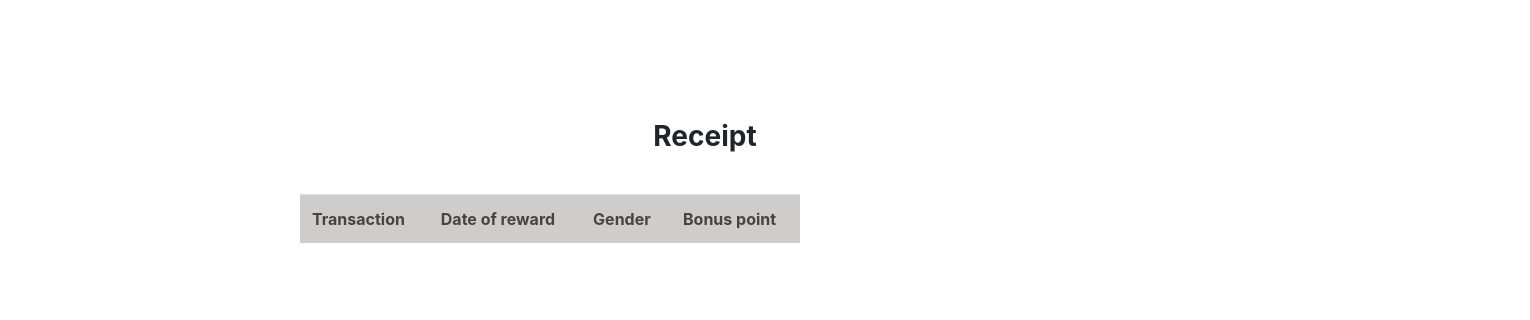
Page /wallet/rewards/ on the earlier database version.
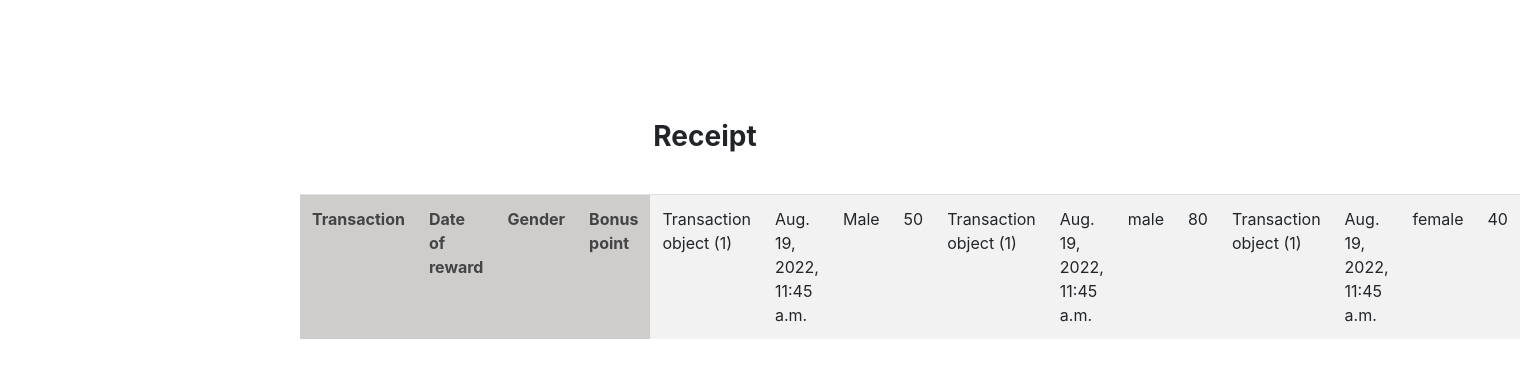
Same page on the later database version.
### wallet/models.py (models this page shows)
class Reward(models.Model):
    transaction = models.ForeignKey(Transaction, on_delete=models.CASCADE)
    date_of_reward = models.DateTimeField(default=datetime.now)
    customer_id =models.IntegerField(null=True)
    gender=models.CharField(max_length=7,null=True)
    bonus_points=models.IntegerField(null=True)

class Transaction(models.Model):
    transaction_amount = models.IntegerField(null=True)
    date_time = models.DateTimeField(default=datetime.now,null=True)
    transaction_charge = models.IntegerField(null=True)
    wallet_one = models.ForeignKey("Wallet",on_delete= models.CASCADE,related_name="Transaction_wallet",null=True)
    destination_account = models.ForeignKey( Account,on_delete=models.CASCADE,related_name='account_a',null=True)
    origin_account =models.ForeignKey(Account, on_delete=models.CASCADE,related_name='account_b',null=True)
    receipt=models.ForeignKey(Account, on_delete=models.CASCADE,related_name='account_c',null=True)
    transaction_date = models.DateTimeField(default=datetime.now)
    transaction_charge = models.IntegerField(null=True)
    TRASACTION_TYPE_CHOICES = (
        ('D','Debit'),
        ('C','Credit'),
    )
    transaction_type = models.CharField(max_length=20, choices= TRASACTION_TYPE_CHOICES,null=True)
    wallet = models.ForeignKey(Wallet, on_delete=models.CASCADE,null=True)
    transaction_ref = models.CharField(max_length=20,null=True)

### wallet/views.py (the view)
# urls.py: path("rewards/", views.list_reward,name="reward_list"),
def list_reward(request):
    rewards=models.Reward.objects.all()
    return render(request,"wallet/reward_list.html",{"rewards":rewards})

### wallet/templates/wallet/reward_list.html (shortened to what this page needs)
<!doctype html>
<html lang="en">
  <head>
    <link rel="stylesheet" href="https://cdn.jsdelivr.net/npm/bootstrap@4.3.1/dist/css/bootstrap.min.css">
  </head>
  <body>
    <h3>Receipt</h3>
    <table class="table table-striped table-hover" style="width: 500px;">
            <th>Transaction</th>
            <th>Date of reward</th>
            <th>Gender</th>
            <th>Bonus point</th>
        {% for reward in rewards %}
            <td>{{ reward.transaction }}</td>
            <td>{{ reward.date_of_reward }}</td>
            <td>{{ reward.gender }}</td>
            <td>{{ reward.bonus_points }}</td>
    {%endfor%}
    </table>
  </body>
</html>

Differences in the rows shown:
added Reward: transaction "Transaction object (1)", date_of_reward "Aug. 19, 2022, 11:45 a.m.", gender "Male", bonus_points "50"
added Reward: transaction "Transaction object (1)", date_of_reward "Aug. 19, 2022, 11:45 a.m.", gender "male", bonus_points "80"
added Reward: transaction "Transaction object (1)", date_of_reward "Aug. 19, 2022, 11:45 a.m.", gender "female", bonus_points "40"
